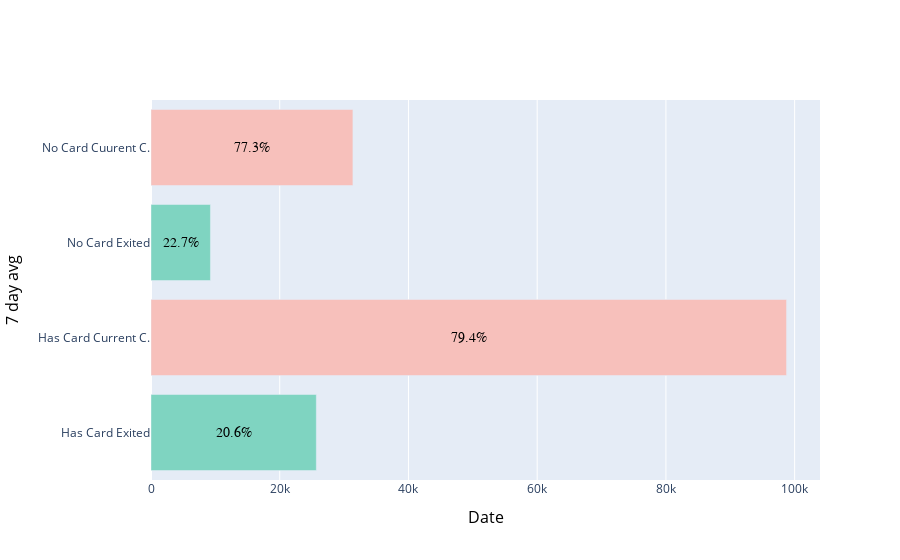

Source (notebook cell):
### Code cell
has_c_labels = ['No Card Cuurent C.', 'No Card Exited', 'Has Card Current C.', 'Has Card Exited']

group_geo = df_for_plotting('HasCrCard', 'Exited')
plot_cat_var(group_geo, 'HasCrCard2', has_c_labels)

### Figure 1 — Plotly figure (JSON) as saved in the notebook; plotly's stock layout.template omitted (floating-point values rounded to 4 significant figures)
{"data": [{"marker": {"color": ["#7FD4C1", "#F7C0BB", "#7FD4C1", "#F7C0BB"]}, "orientation": "h", "type": "bar", "x": [25686, 98742, 9235, 31371], "y": ["1.01a", "1.00a", "0.01a", "0.00a"]}], "layout": {"annotations": [{"font": {"color": "black", "family": "Arial", "size": 14}, "showarrow": false, "text": "77.3%", "x": 15685, "xref": "x", "y": "0.00a", "yref": "y"}, {"font": {"color": "black", "family": "Arial", "size": 14}, "showarrow": false, "text": "22.7%", "x": 4617, "xref": "x", "y": "0.01a", "yref": "y"}, {"font": {"color": "black", "family": "Arial", "size": 14}, "showarrow": false, "text": "79.4%", "x": 49371, "xref": "x", "y": "1.00a", "yref": "y"}, {"font": {"color": "black", "family": "Arial", "size": 14}, "showarrow": false, "text": "20.6%", "x": 12843, "xref": "x", "y": "1.01a", "yref": "y"}], "xaxis": {"title": {"font": {"color": "black", "size": 16}, "text": "Date"}}, "yaxis": {"tickmode": "array", "ticktext": ["No Card Cuurent C.", "No Card Exited", "Has Card Current C.", "Has Card Exited"], "tickvals": ["0.00a", "0.01a", "1.00a", "1.01a"], "title": {"font": {"color": "black", "size": 16}, "text": "7 day avg"}}}}
